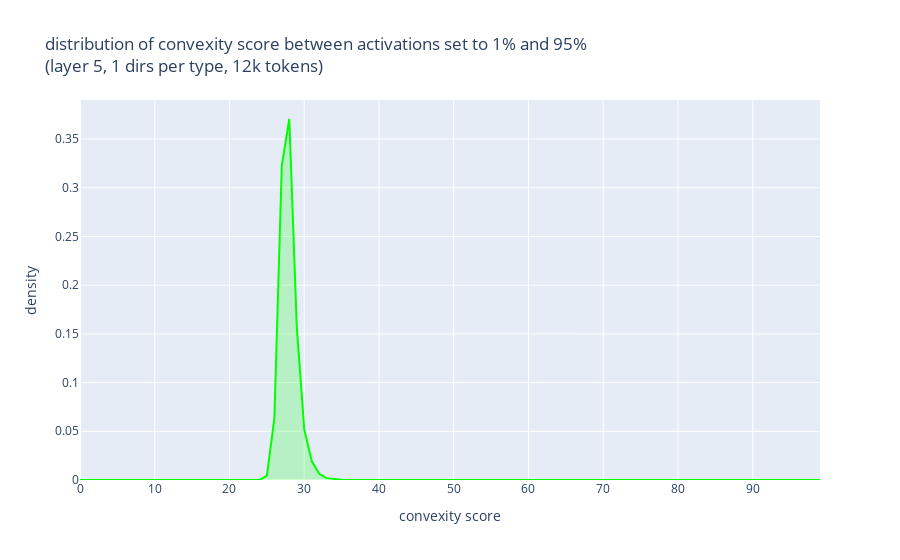

Notebook cell for this chart:
### Code cell
cvx_hist = sum(
    torch.histogram(
        dir.res_by_metric[metric.jsd_metric].cvx_score,
        bins=100,
        range=(0.0, 1.0),
    )[0]
    for dir in dirs
)
cvx_hist_by_name = {
    "random": cvx_hist,
}
plot_hist(cvx_hist_by_name, color_by_name, "convexity score")

### Figure 1 — Plotly figure (JSON) as saved in the notebook; plotly's stock layout.template omitted (floating-point values rounded to 4 significant figures)
{"data": [{"fill": "tozeroy", "fillcolor": "rgba(0, 255, 0, 0.2)", "line": {"color": "rgb(0, 255, 0)", "width": 2}, "name": "random", "type": "scatter", "x": [0, 1, 2, 3, 4, 5, 6, 7, 8, 9, 10, 11, 12, 13, 14, 15, 16, 17, 18, 19, 20, 21, 22, 23, 24, 25, 26, 27, 28, 29, 30, 31, 32, 33, 34, 35, 36, 37, 38, 39, 40, 41, 42, 43, 44, 45, 46, 47, 48, 49, 50, 51, 52, 53, 54, 55, 56, 57, 58, 59, 60, 61, 62, 63, 64, 65, 66, 67, 68, 69, 70, 71, 72, 73, 74, 75, 76, 77, 78, 79, 80, 81, 82, 83, 84, 85, 86, 87, 88, 89, 90, 91, 92, 93, 94, 95, 96, 97, 98, 99], "y": [0, 0, 0, 0, 0, 0, 0, 0, 0, 0, 0, 0, 0, 0, 0, 0, 0, 0, 0, 0, 0, 0, 0, 0, 0, 0.004469, 0.06288, 0.3233, 0.3706, 0.1577, 0.05203, 0.01947, 0.006384, 0.001915, 0.0009575, 0.0003192, 0, 0, 0, 0, 0, 0, 0, 0, 0, 0, 0, 0, 0, 0, 0, 0, 0, 0, 0, 0, 0, 0, 0, 0, 0, 0, 0, 0, 0, 0, 0, 0, 0, 0, 0, 0, 0, 0, 0, 0, 0, 0, 0, 0, 0, 0, 0, 0, 0, 0, 0, 0, 0, 0, 0, 0, 0, 0, 0, 0, 0, 0, 0, 0]}], "layout": {"legend": {"title": {"text": "dirs type"}}, "title": {"text": "distribution of convexity score between activations set to 1% and 95%<br>(layer 5, 1 dirs per type, 12k tokens)"}, "xaxis": {"title": {"text": "convexity score"}}, "yaxis": {"title": {"text": "density"}}}}
